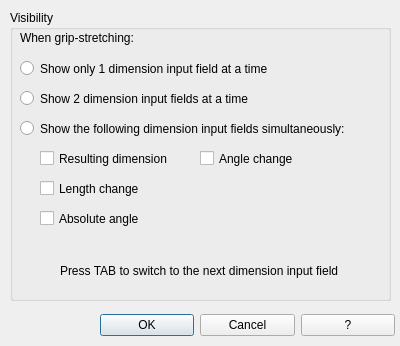
<?xml version="1.0" encoding="UTF-8"?>
<ui version="4.0">
 <class>DimInput_Settings_Dialog</class>
 <widget class="QDialog" name="DimInput_Settings_Dialog">
  <property name="geometry">
   <rect>
    <x>0</x>
    <y>0</y>
    <width>400</width>
    <height>346</height>
   </rect>
  </property>
  <property name="sizePolicy">
   <sizepolicy hsizetype="Preferred" vsizetype="Preferred">
    <horstretch>0</horstretch>
    <verstretch>0</verstretch>
   </sizepolicy>
  </property>
  <property name="minimumSize">
   <size>
    <width>400</width>
    <height>346</height>
   </size>
  </property>
  <property name="maximumSize">
   <size>
    <width>400</width>
    <height>346</height>
   </size>
  </property>
  <property name="windowTitle">
   <string>Dimension Input Settings</string>
  </property>
  <widget class="QWidget" name="layoutWidget">
   <property name="geometry">
    <rect>
     <x>100</x>
     <y>310</y>
     <width>295</width>
     <height>30</height>
    </rect>
   </property>
   <layout class="QHBoxLayout" name="horizontalLayout">
    <item>
     <widget class="QPushButton" name="okButton">
      <property name="text">
       <string>OK</string>
      </property>
     </widget>
    </item>
    <item>
     <widget class="QPushButton" name="cancelButton">
      <property name="text">
       <string>Cancel</string>
      </property>
     </widget>
    </item>
    <item>
     <widget class="QPushButton" name="helpButton">
      <property name="text">
       <string>?</string>
      </property>
     </widget>
    </item>
   </layout>
  </widget>
  <widget class="QGroupBox" name="groupBox">
   <property name="geometry">
    <rect>
     <x>10</x>
     <y>10</y>
     <width>381</width>
     <height>291</height>
    </rect>
   </property>
   <property name="title">
    <string>Visibility</string>
   </property>
   <widget class="QLabel" name="label">
    <property name="geometry">
     <rect>
      <x>10</x>
      <y>20</y>
      <width>231</width>
      <height>16</height>
     </rect>
    </property>
    <property name="text">
     <string>When grip-stretching:</string>
    </property>
   </widget>
   <widget class="QRadioButton" name="radioShow1Dim">
    <property name="geometry">
     <rect>
      <x>10</x>
      <y>50</y>
      <width>361</width>
      <height>17</height>
     </rect>
    </property>
    <property name="toolTip">
     <string>Displays only the length change dimensional input tooltip when you are using grip editing to stretch an object. (DYNDIVIS system variable)</string>
    </property>
    <property name="text">
     <string>Show only 1 dimension input field at a time</string>
    </property>
   </widget>
   <widget class="QRadioButton" name="radioShow2Dim">
    <property name="geometry">
     <rect>
      <x>10</x>
      <y>80</y>
      <width>361</width>
      <height>17</height>
     </rect>
    </property>
    <property name="toolTip">
     <string>Displays the length change and resulting dimensional input tooltips when you are using grip editing to stretch an object. (DYNDIVIS system variable)</string>
    </property>
    <property name="text">
     <string>Show 2 dimension input fields at a time</string>
    </property>
   </widget>
   <widget class="QRadioButton" name="radioShowMoreDim">
    <property name="geometry">
     <rect>
      <x>10</x>
      <y>110</y>
      <width>361</width>
      <height>17</height>
     </rect>
    </property>
    <property name="toolTip">
     <string>When you are using grip editing to stretch an object, displays the dimensional input tooltips that are selected below. (DYNDIVIS and DYNDIGRIP system variables)</string>
    </property>
    <property name="text">
     <string>Show the following dimension input fields simultaneously:</string>
    </property>
   </widget>
   <widget class="QCheckBox" name="checkAbsoluteAngle">
    <property name="geometry">
     <rect>
      <x>30</x>
      <y>200</y>
      <width>151</width>
      <height>17</height>
     </rect>
    </property>
    <property name="toolTip">
     <string>Displays an angle dimensional tooltip that is updated as you move the grip.</string>
    </property>
    <property name="text">
     <string>Absolute angle</string>
    </property>
   </widget>
   <widget class="QCheckBox" name="checkResultingDim">
    <property name="geometry">
     <rect>
      <x>30</x>
      <y>140</y>
      <width>151</width>
      <height>17</height>
     </rect>
    </property>
    <property name="toolTip">
     <string>Displays a length dimensional tooltip that is updated as you move the grip.</string>
    </property>
    <property name="text">
     <string>Resulting dimension</string>
    </property>
   </widget>
   <widget class="QCheckBox" name="checkLengthChange">
    <property name="geometry">
     <rect>
      <x>30</x>
      <y>170</y>
      <width>151</width>
      <height>17</height>
     </rect>
    </property>
    <property name="toolTip">
     <string>Displays the change in length as you move the grip.</string>
    </property>
    <property name="text">
     <string>Length change</string>
    </property>
   </widget>
   <widget class="QCheckBox" name="checkAngleChange">
    <property name="geometry">
     <rect>
      <x>190</x>
      <y>140</y>
      <width>141</width>
      <height>17</height>
     </rect>
    </property>
    <property name="toolTip">
     <string>Displays the change in the angle as you move the grip.</string>
    </property>
    <property name="text">
     <string>Angle change</string>
    </property>
   </widget>
   <widget class="QLabel" name="label_2">
    <property name="geometry">
     <rect>
      <x>50</x>
      <y>240</y>
      <width>321</width>
      <height>41</height>
     </rect>
    </property>
    <property name="text">
     <string>Press TAB to switch to the next dimension input field</string>
    </property>
    <property name="wordWrap">
     <bool>true</bool>
    </property>
   </widget>
   <widget class="QLabel" name="label_3">
    <property name="geometry">
     <rect>
      <x>10</x>
      <y>240</y>
      <width>31</width>
      <height>31</height>
     </rect>
    </property>
    <property name="text">
     <string/>
    </property>
    <property name="pixmap">
     <pixmap>:/plugins/qad/icons/lamp_on.png</pixmap>
    </property>
   </widget>
  </widget>
 </widget>
 <resources/>
 <connections>
  <connection>
   <sender>radioShowMoreDim</sender>
   <signal>clicked()</signal>
   <receiver>DimInput_Settings_Dialog</receiver>
   <slot>radioShowMoreDimChecked()</slot>
   <hints>
    <hint type="sourcelabel">
     <x>171</x>
     <y>126</y>
    </hint>
    <hint type="destinationlabel">
     <x>359</x>
     <y>232</y>
    </hint>
   </hints>
  </connection>
  <connection>
   <sender>cancelButton</sender>
   <signal>clicked()</signal>
   <receiver>DimInput_Settings_Dialog</receiver>
   <slot>reject()</slot>
   <hints>
    <hint type="sourcelabel">
     <x>235</x>
     <y>319</y>
    </hint>
    <hint type="destinationlabel">
     <x>48</x>
     <y>307</y>
    </hint>
   </hints>
  </connection>
  <connection>
   <sender>okButton</sender>
   <signal>clicked()</signal>
   <receiver>DimInput_Settings_Dialog</receiver>
   <slot>ButtonBOX_Accepted()</slot>
   <hints>
    <hint type="sourcelabel">
     <x>143</x>
     <y>325</y>
    </hint>
    <hint type="destinationlabel">
     <x>18</x>
     <y>323</y>
    </hint>
   </hints>
  </connection>
  <connection>
   <sender>helpButton</sender>
   <signal>clicked()</signal>
   <receiver>DimInput_Settings_Dialog</receiver>
   <slot>ButtonHELP_Pressed()</slot>
   <hints>
    <hint type="sourcelabel">
     <x>309</x>
     <y>322</y>
    </hint>
    <hint type="destinationlabel">
     <x>356</x>
     <y>326</y>
    </hint>
   </hints>
  </connection>
  <connection>
   <sender>radioShow2Dim</sender>
   <signal>clicked()</signal>
   <receiver>DimInput_Settings_Dialog</receiver>
   <slot>radioShow2DimChecked()</slot>
   <hints>
    <hint type="sourcelabel">
     <x>101</x>
     <y>99</y>
    </hint>
    <hint type="destinationlabel">
     <x>360</x>
     <y>95</y>
    </hint>
   </hints>
  </connection>
  <connection>
   <sender>radioShow1Dim</sender>
   <signal>clicked()</signal>
   <receiver>DimInput_Settings_Dialog</receiver>
   <slot>radioShow1DimChecked()</slot>
   <hints>
    <hint type="sourcelabel">
     <x>176</x>
     <y>62</y>
    </hint>
    <hint type="destinationlabel">
     <x>356</x>
     <y>68</y>
    </hint>
   </hints>
  </connection>
 </connections>
 <slots>
  <slot>radioShowMoreDimChecked()</slot>
  <slot>ButtonBOX_Accepted()</slot>
  <slot>ButtonHELP_Pressed()</slot>
  <slot>radioShow2DimChecked()</slot>
  <slot>radioShow1DimChecked()</slot>
 </slots>
</ui>
